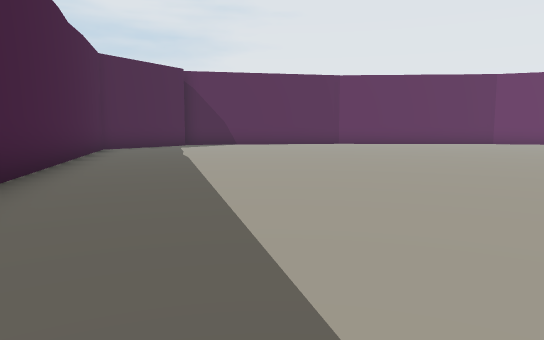
view 1 (above)

20 first-person views from a walk through a scene from a Unity 3-D project. The camera is 1.3 m above the floor, tilts 6° down and sees 70° across. The floor is counted in squares, 2 m on a side. Each view is taken from the middle of a square. On the plan, view 1 faces up. The plan holds only what a view shows up to about 11 squares ahead; the rest is blank. The place goes on beyond the plan. The player is left out.

view 2
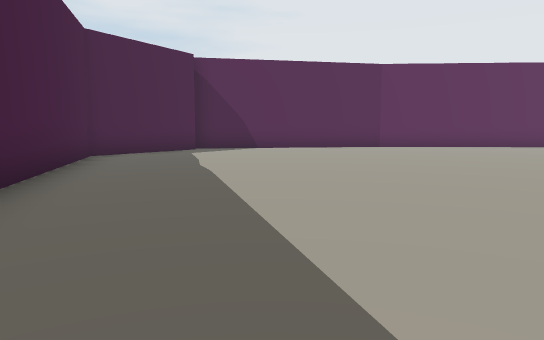

view 3
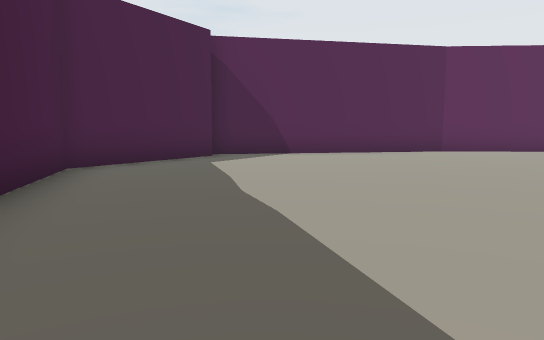

view 4
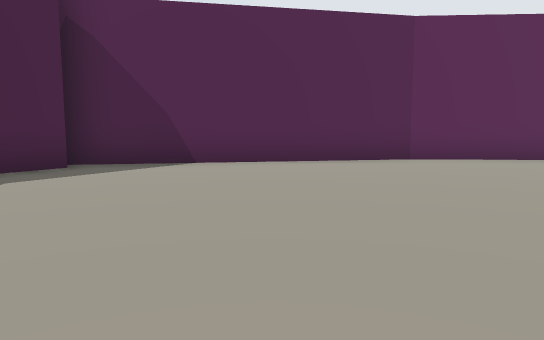

view 5
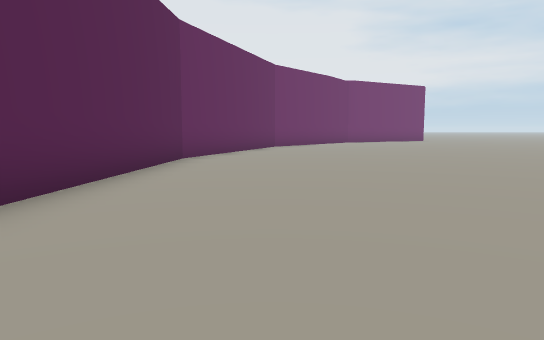

view 6
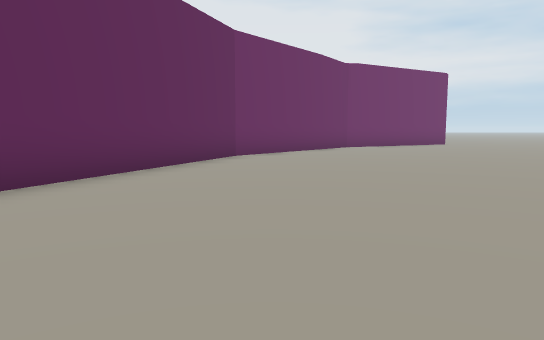

view 7
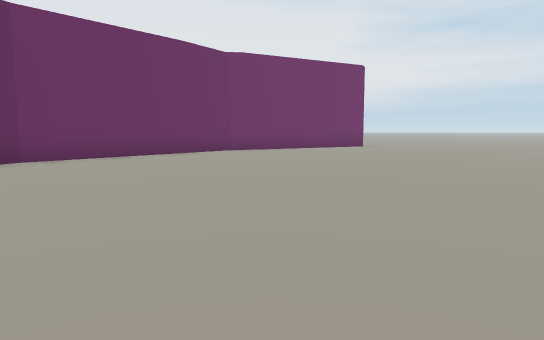

view 8
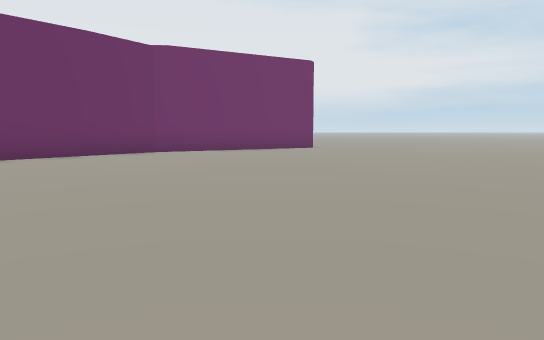

view 9
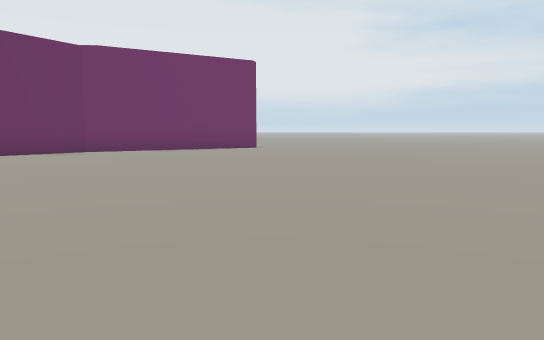

view 10
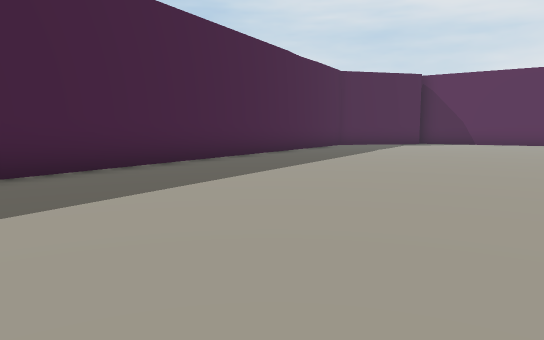

view 11
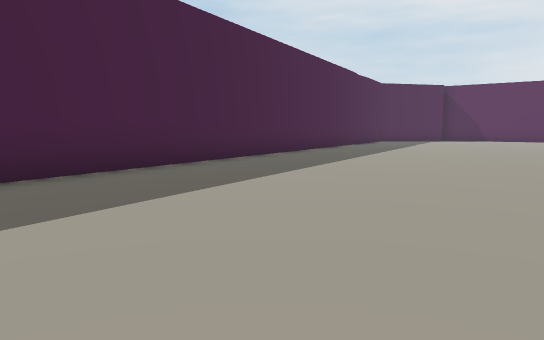

view 12
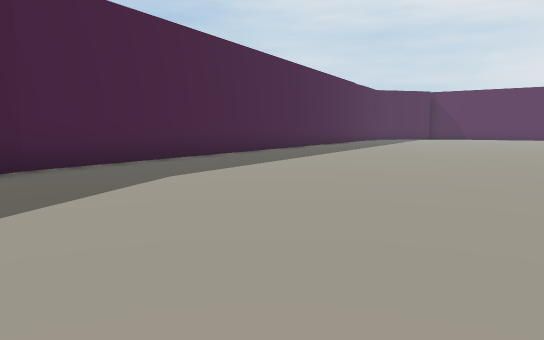

view 13
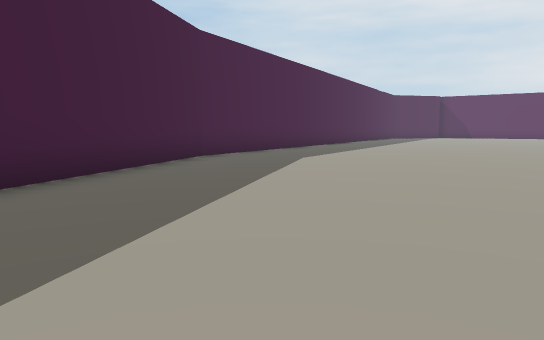

view 14
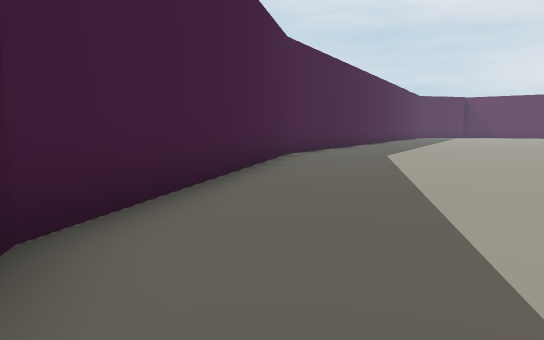

view 15
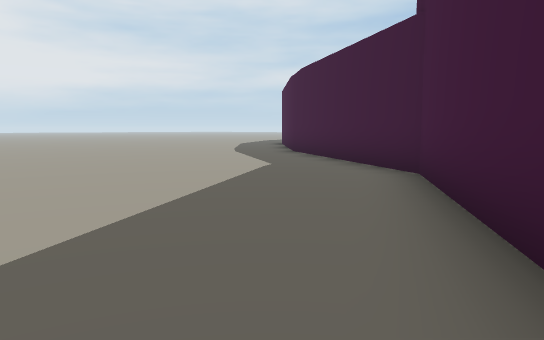

view 16
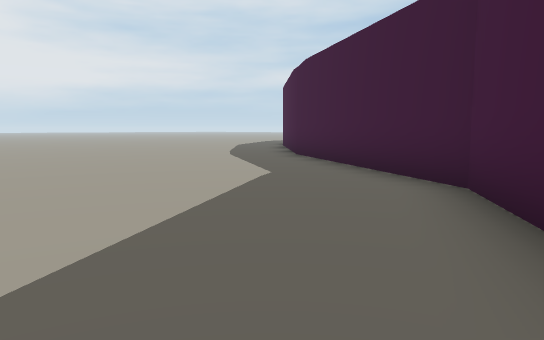

view 17
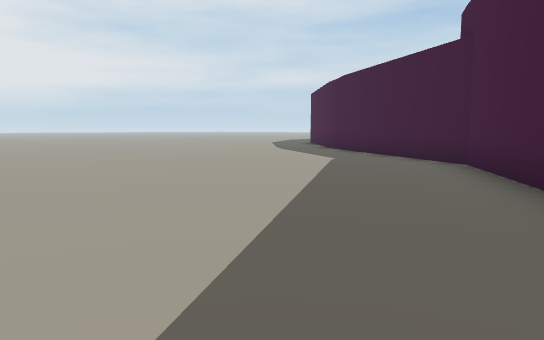

view 18
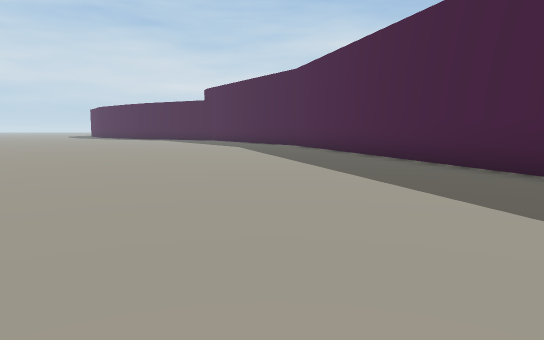

view 19
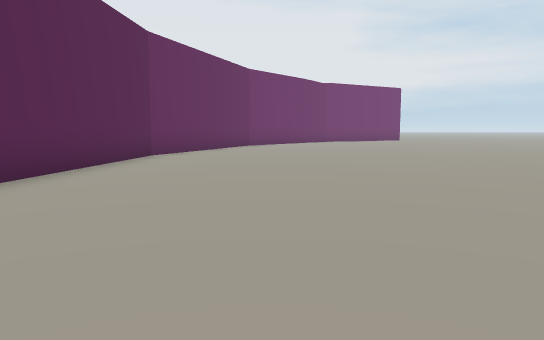

view 20
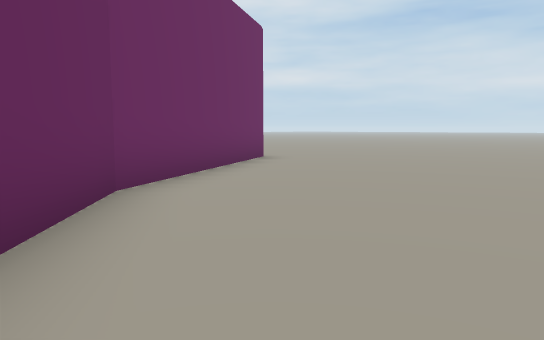

### Floor plan
Points are (right, up) in squares from view 1. A wall is a line through its corners. A room is listed if a view was taken in it or the views show most of it. See-through windows are left out.
Room 1 (views 1, 2, 3, 4, 5, 6, 7, 8, 9, 10, 11, 12, 13, 14, 15, 16, 17, 18, 19, 20)
walls: (0, -7.5) (4.5, -14.5) (6.2, -15.6); (20.5, 10.5) (20, 11.3) (15.5, 14.9) (9.5, 17); (9.7, 17) (2.9, 17.4); (3.1, 17.4) (-3.8, 16.1); (-3.4, 15.6) (-5.4, 12.4) (0.1, -7.6)

Where each view was taken, in squares from view 1:
view 1: 0 up, 0 right, facing up
view 2: 3 up, 1 left, facing up
view 3: 6 up, 2 left, facing up
view 4: 9 up, 0 right, facing up
view 5: 15 up, 1 right, facing right
view 6: 14 up, 6 right, facing right
view 7: 10 up, 8 right, facing right
view 8: 8 up, 9 right, facing right
view 9: 6 up, 9 right, facing right
view 10: 1 down, 4 right, facing up-left
view 11: 6 down, 5 right, facing up-left
view 12: 9 down, 7 right, facing up-left
view 13: 13 down, 8 right, facing up-left
view 14: 15 down, 7 right, facing up-left
view 15: 9 down, 2 right, facing down-right
view 16: 10 down, 3 right, facing down-right
view 17: 7 down, 2 right, facing down-right
view 18: 8 up, 1 right, facing down
view 19: 14 up, 0 right, facing right
view 20: 13 up, 16 right, facing down-right
